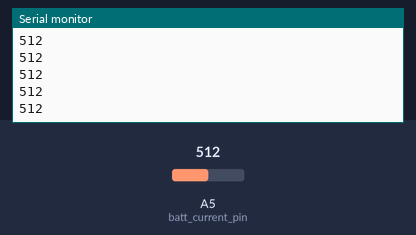
The sketch below on a simulated Arduino Uno, built with avr-gcc and run on an emulated ATmega328P. Parts: the last lines printed to the serial monitor. The test bench sets the inputs (shaded band); at power-on: A5 (batt_current_pin) = 512.

Above: at 1.2 s.
1.3 s: A5 (batt_current_pin) set to 716
At 2.1 s:
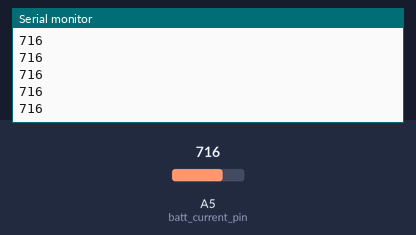
2.8 s: A5 (batt_current_pin) set to 900
At 3.3 s:
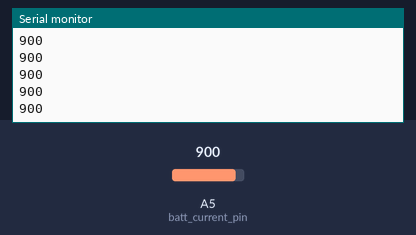
Timing chart, 0 to 5.8 s (numbered marks = the images above; inputs shaded):
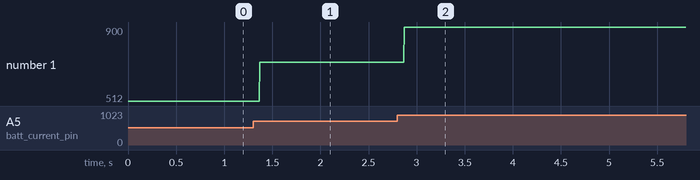

Measured:
- after the input at 1.3 s, the serial monitor: prints a new line after 0.07 s (image 1)
- after the input at 2.8 s, the serial monitor: prints a new line after 0.07 s (image 2)
- plotted number 1: 512 → 716 after the input at 1.3 s, 716 → 900 after the input at 2.8 s

The sketch:

RAW_current_read.ino
```cpp
#define batt_current_pin A5
int batt_current = 0;


void setup() {
  pinMode(batt_current_pin, INPUT);

  Serial.begin(9600);
}

void loop() {
  batt_current = analogRead(batt_current_pin);
//  batt_current = map(analogRead(batt_current_pin), 0, 954, 0, 5000);
//  Serial.print("Current_consumed: ");
  Serial.print(batt_current);
//  Serial.println("mA");
  Serial.println();
//  delay(100);
}
```
